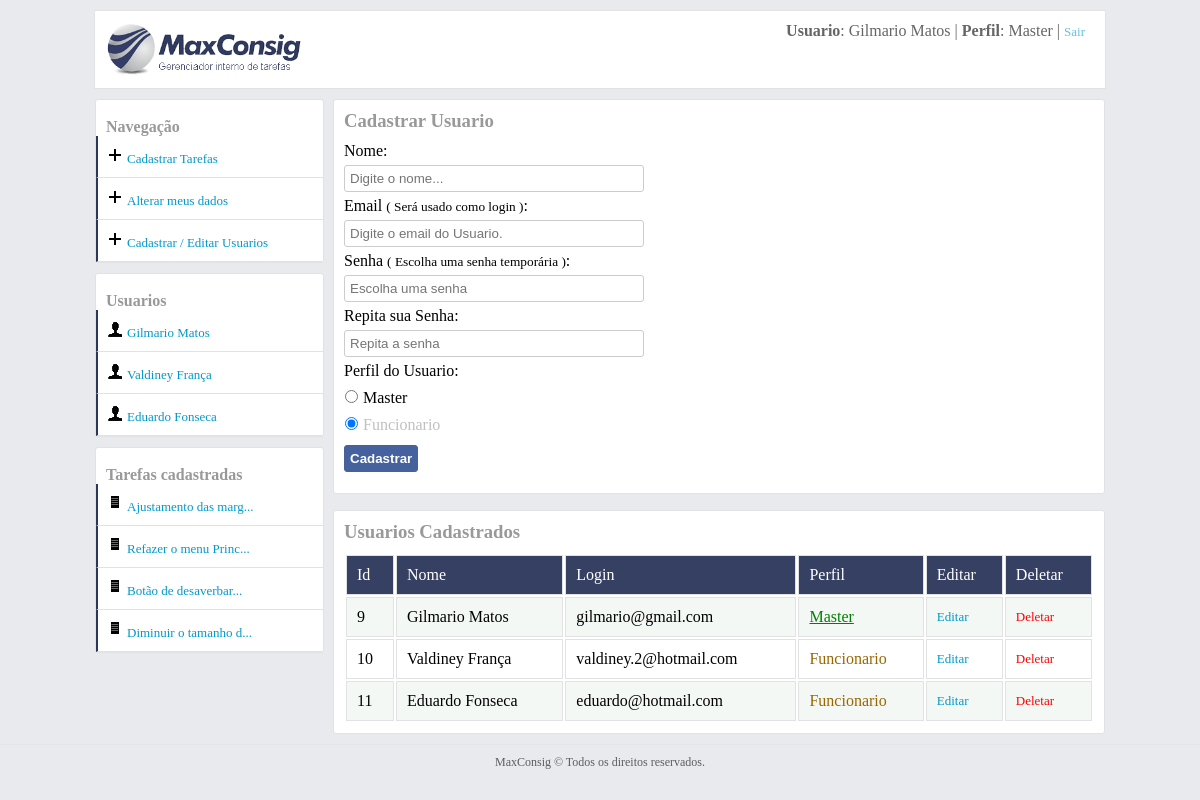
Page /cadastrar_usuarios.php (signed in) on the earlier database version.
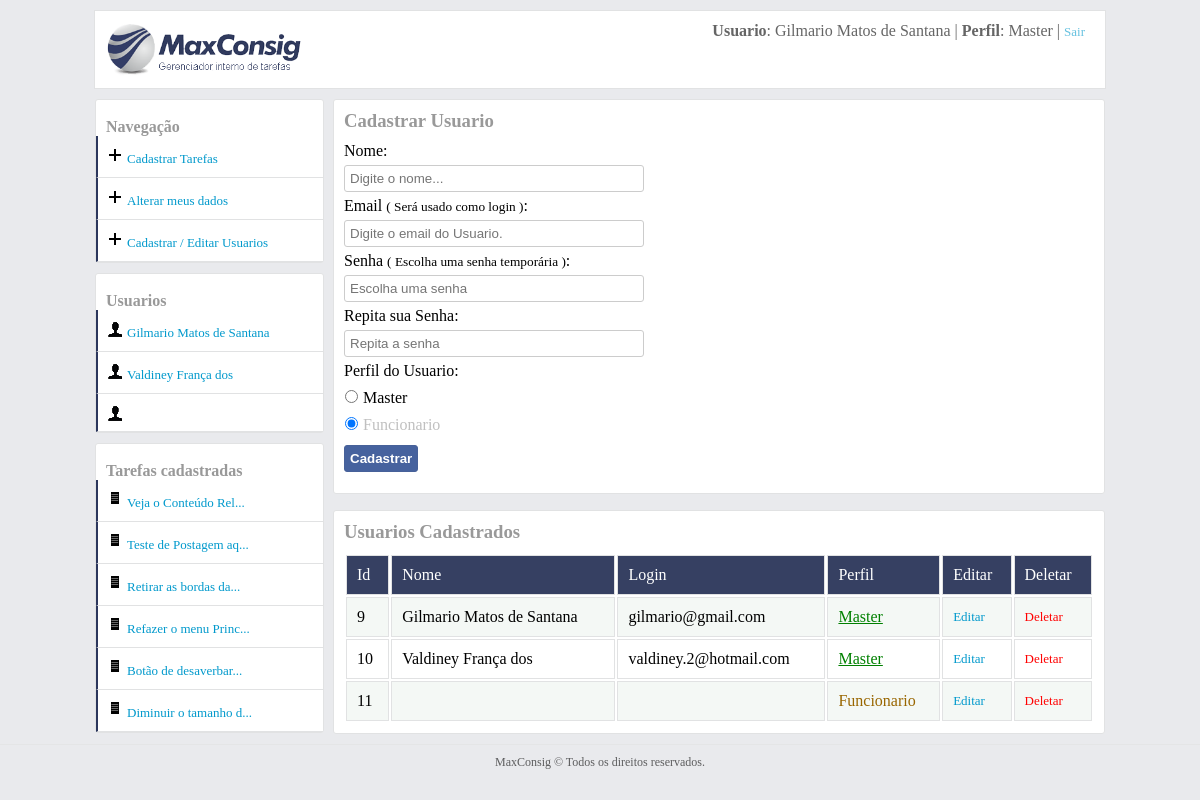
Same page on the later database version.
### tables this page shows
CREATE TABLE IF NOT EXISTS `usuarios` (
  `id` int(11) NOT NULL AUTO_INCREMENT,
  `nome` varchar(40) NOT NULL,
  `login` varchar(40) NOT NULL,
  `senha` varchar(10) NOT NULL,
  `dataCadastro` varchar(10) NOT NULL,
  `perfil` int(11) NOT NULL,
  PRIMARY KEY (`id`)
);

CREATE TABLE IF NOT EXISTS `tarefas` (
  `id` int(11) NOT NULL AUTO_INCREMENT,
  `titulo` varchar(50) NOT NULL,
  `texto` text NOT NULL,
  `vinculoUsuario` int(11) NOT NULL,
  `dataCadastro` varchar(10) NOT NULL,
  `situacao` int(11) DEFAULT NULL,
  `dataAcao` varchar(10) DEFAULT NULL,
  `criadorDaTarefa` int(11) NOT NULL,
  PRIMARY KEY (`id`),
  KEY `fk_criador_da_tarefa` (`criadorDaTarefa`),
  KEY `fk_quem_vai_fazer_a_tarefa` (`vinculoUsuario`)
);

### Container.class.php (called while the page is built, shortened)
<?php
class Container
{
	public static function getUsuario()
	{
		$usuario = new UsuarioModel(self::getConexao());
		return $usuario;
	}
	public static function getTarefas()
	{
		$tarefas = new TarefasModel(self::getConexao());
		return $tarefas;
	}
	public static function getConexao()
	{
		$conexao = new Conexao("localhost","tarefas","root","");
	    return $conexao;
	}
}

### db/Conexao.class.php (called while the page is built, shortened)
<?php
class Conexao implements ConexaoInterface
{
	private $host;
	private $db;
	private $user;
	private $password;
	public function __construct($host, $db, $user, $password)
	{
		$this->host = $host;
		$this->db = $db;
		$this->user = $user;
		$this->password = $password;
	}
	public function connect()
	{
		return new \PDO("mysql:host={$this->host};dbname={$this->db}",$this->user,$this->password);
	}
}

### models/UsuarioModel.class.php (called while the page is built, shortened)
<?php
class UsuarioModel
{
	private $tableName = "usuarios";
	private $db;
	public function __construct(ConexaoInterface $conexao)
	{
		$this->db = $conexao->connect();
	}
	public function listar()
	{
		$query = $this->db->prepare("select * from {$this->tableName}");
		$query->execute();
		return $query->fetchAll(PDO::FETCH_OBJ);
	}
}

### models/TarefasModel.class.php (called while the page is built, shortened)
<?php
class TarefasModel
{
	private $tableName = "tarefas";
	private $db;
	public function __construct(ConexaoInterface $conexao)
	{
		$this->db = $conexao->connect();
	}
    public function listar()
    {
    	$query = $this->db->prepare("select * from {$this->tableName} order by id desc, dataCadastro desc");
    	$query->execute();
    	return $query->fetchAll(PDO::FETCH_OBJ);
    }
}

### utilidades/functions.php (called while the page is built)
<?php
function DelimitarPorTamnho($entrada,$tamanho,$acabamento)
{
	$saida = str_split($entrada,$tamanho);
    return $saida[0].$acabamento;
}

### cadastrar_usuarios.php (the view, shortened to what this page needs)
<?php
$usuario = Container::getUsuario();
$tarefas = Container::getTarefas();
require_once("layout_parts/header.php");
require_once("layout_parts/banner.php");
require_once("utilidades/functions.php");
?>
	<article class="main">
	<section class="right">
		<section class="areas">
        <?php
        if (isset($_GET["editar"]))
        {
            require_once("editar_usuarios.php");
        }
        else
        {
        ?>
	     <h3>Cadastrar Usuario</h3>
	     <form method="post" action="usuario_controller.php?cadastrar" class="form-login form-normal">
			<label for="nome">Nome:</label> <br>
			<input type="text" name="nome" id="nome" placeholder="Digite o nome..."> <br>
			<label for="email">Email <small>( Será usado como login )</small>:</label> <br>
			<input type="text" name="login" id="email" placeholder="Digite o email do Usuario."> <br>
			<label for="senha">Senha <small>( Escolha uma senha temporária )</small>:</label> <br>
			<input type="password" name="senha" id="senha" placeholder="Escolha uma senha"> <br>
            <label for="repita_senha">Repita sua Senha:</label> <br>
            <input type="password" name="repitaSenha" id="repita_senha" placeholder="Repita a senha"> <br>
            <label for="perfil">Perfil do Usuario:</label> <br>
            <input type="radio" name="perfil" value="1" id="master"> <label for="master">Master</label> <br>
            <input type="radio" name="perfil" value="2" id="funcionario" checked> <label for="funcionario">Funcionario</label> <br>
			<button type="submit" class="button-postar" id="entrar">Cadastrar</button>
		</form>
        <?php }  ?>
        </section>
        <section class="areas">
        	<h3>Usuarios Cadastrados</h3>
        	<table>
            <thead>
        		<tr class="tr-top">
        			<td>Id</td>
        			<td>Nome</td>
        			<td>Login</td>
        			<td>Perfil</td>
        			<td>Editar</td>
        			<td>Deletar</td>
        		</tr>
            </thead>
            <?php foreach($usuario->listar() as $listar):
             $tipoPerfil = "";
             if ($listar->perfil == "1")
             {
                $classPerfil = "master";
             	$tipoPerfil = "Master";
             }
             else
             {
                $classPerfil = "funcionario";
             	$tipoPerfil = "Funcionario";
             }
            ?>
                <tr>
                	<td><?php echo $listar->id; ?></td>
                	<td><?php echo $listar->nome; ?></td>
                	<td><?php echo $listar->login; ?></td>
                	<td class="<?php echo $classPerfil ?>"><?php echo $tipoPerfil; ?></td>
                	<td><a href="?editar&id=<?php echo $listar->id;?>" class="editar" title="Editar o Usuario <?php echo $listar->nome; ?>">Editar</a></td>
                	<td><a href="usuario_controller.php?deletar&id=<?php echo $listar->id;?>" class="deletar" title="Deletar o Usuario <?php echo $listar->nome; ?>">Deletar</a></td>
                </tr>
        	<?php endforeach; ?>
        	</table>
        </section>
	</section>
	    <?php
	      require_once("layout_parts/area_left.php");
	    ?>
	</article>
    <?php require_once("layout_parts/fotter.php") ?>
</body>
</html>

### layout_parts/header.php (shortened to what this page needs)
<html>
<head>
	<link rel="stylesheet" href="css/style.css" type="text/css">
	<link rel="stylesheet" href="css/SimpleAnimationCSS.css" type="text/css">
</head>
<body class="comes-here">

### layout_parts/banner.php (shortened to what this page needs)
<?php
    if (isset($bannerIndexPage))
    {
	    $idPaginaIndex = $bannerIndexPage;
    }
    else
    {
	    $idPaginaIndex = "";
    }
?>
<header class="banner" <?php echo $idPaginaIndex; ?>>
	<img src="html_img/logo.png" id="logo">
<?php if (isset($_SESSION["login"])):
  $tipoPerfil = "";
  if ($_SESSION["perfil"] == "1")
  {
  	$tipoPerfil = "Master";
  }
  elseif ($_SESSION["perfil"] == "2")
  {
    $tipoPerfil = "Funcionario";
  }
  else
  {
    $tipoPerfil = "";
  }
?>
	<section id="sobre-usuario">
		<?php echo "<b>Usuario</b>: " . $_SESSION["nome"]; ?> |
		<?php echo "<b>Perfil</b>: "  . $tipoPerfil; ?> | <a href="?sair" title="Sair do Sistema">Sair</a>
	</section>
<?php endif; ?>
</header>

### layout_parts/area_left.php
<div id="main-area-left">
<section class="left">
<br>
<b>Navegação</b>
<ul id="menu-left" class="cadastrar-usuario">
	<li><a href="dashboard.php">Cadastrar Tarefas</a></li>
	<li><a href="alterar_meus_dados.php?alterarMeusDados">Alterar meus dados</a></li>
	<?php if ($_SESSION["perfil"] == "1"): ?>
	<li><a href="cadastrar_usuarios.php">Cadastrar / Editar Usuarios</a></li>
	<?php endif; ?>
</ul>
</section>
<section class="left">
<br>
<b>Usuarios</b>
<ul id="menu-left" class="menu-usuarios">
	<?php foreach($usuario->listar() as $listar): ?>
	   <li><a href=""><?php echo $listar->nome; ?></a></li>
	<?php endforeach; ?>
</ul>
</section>
<section class="left">
<br>
<b>Tarefas cadastradas</b>
<ul id="menu-left" class="cadastrar-usuario">
	<?php foreach($tarefas->listar() as $listar): ?>
	  <li><a class="link-arquivos" href="dashboard.php" title="<?php echo $listar->titulo; ?>"><?php echo DelimitarPorTamnho($listar->titulo, 20, "..."); ?></a></li>
    <?php endforeach; ?>
</ul>
</section>
</div>

### layout_parts/fotter.php (shortened to what this page needs)
<section class="fotter">
	MaxConsig © Todos os direitos reservados.
</section>

### css/style.css (style rules this page uses)
body { background:#e9eaed; font-family:Tahoma!important; margin:0; margin-top:10px; }
.main { width:1010px; height:auto; min-height:300px; padding:0; margin:auto; }
.areas { width:750px; height:auto; min-height:200px; background:#ffffff; margin:auto; border-radius:3px; border:1px solid #e1e2e3; margin-top:0px; padding:10px; }
.areas h1,h2,h3,h4 { margin:0; margin-bottom:10px; color:#999999; }
.button-postar { padding:5px; background:#46629e; border:1px solid #476199; border-radius:3px; color:white; margin:11px 0px; cursor:pointer; font-weight:bold; }
.banner { width:1010px; height:auto; padding-bottom:10px; padding-top:10px; background:white; margin:auto; margin-bottom:0; border:1px solid #e1e2e3; }
#logo { width:200px; display:block; float:left; margin-left:10px; }
.right { float:right; }
#main-area-left { width:229px; }
.left { width:227px; background:white; height:auto; margin-top:10px; border:1px solid #e1e2e3; border-radius:3px; }
.left b { margin-left:10px; margin-top:10px!important; color:#999999; }
.fotter { width:100%; height:20px; background:#e9eaed; margin-top:10px; border-top:1px solid #e1e2e3; padding-top:10px; padding-bottom:10px; text-align:center; opacity:0.60; font-size:12px; }
input { width:300px; padding:5px; border-radius:3px; border:1px solid #cccccc; outline:none; margin-top:5px; margin-bottom:5px; }
button { margin-top:8px; }
.form-login { border:1px solid #e1e2e3; padding:10px; border-radius:3px; margin:10px 10px 10px; }
.form-normal { border:0; margin:0; padding:0; }
input[type="radio"]:checked + label { color:silver; }
input[type="radio"] { padding:0; margin-top:10px!important; width:15px; margin:0; }
a { color:#0099cc; font-size:13px; text-decoration:none; }
#sobre-usuario { width:500px; float:right; padding:10px; background:white; margin-right:10px; opacity:0.60; text-align:right; line-height:0px; }
ul { margin:0; padding:0; list-style:none; }
#menu-left a { display:block; padding:10px; background:white; border-bottom:1px solid #e1e2e3; border-left:2px solid #2c375d; }
.menu-usuarios a::before { content: url(css_img/icone_usuario.gif); margin-right:5px; }
.cadastrar-usuario a::before { content: url(css_img/icone_cadastrar_usuario.gif); margin-right:5px; }
.link-arquivos::before { content: url(css_img/icone_arquivos.gif)!important; margin-right:5px; }
table { width:100%; }
table tr td { border:1px solid #e1e2e3; padding:10px; }
table tbody tr:nth-child(2n+1) { background:#f4f8f5; }
.tr-top { background:#364062; color:white; }
.deletar { color:#ff0000; }
.master { color:green; text-decoration:underline; }
.funcionario { color:#996600; }

### css/SimpleAnimationCSS.css (style rules this page uses)
.comes-here { -webkit-animation:comes-here 1.5s 1; -moz-animation:comes-here 1.5s 1; -o-animation:comes-here 1.5s 1; -ms-animation:comes-here 1.5s 1; }

Differences in the rows shown:
removed tarefas: titulo "Ajustamento das marg..."
changed usuarios "gilmario@gmail.com": nome "Gilmario Matos" → "Gilmario Matos de Santana"
changed usuarios "valdiney.2@hotmail.com": nome "Valdiney França" → "Valdiney França dos"; perfil "Funcionario" → "Master"
changed usuarios "Funcionario": nome "Eduardo Fonseca" → (not shown); login "eduardo@hotmail.com" → (not shown)
added tarefas: titulo "Veja o Conteúdo Rel..."
added tarefas: titulo "Teste de Postagem aq..."
added tarefas: titulo "Retirar as bordas da..."
Other differences:
$_SESSION["nome"]: "Gilmario Matos" → "Gilmario Matos de Santana"
